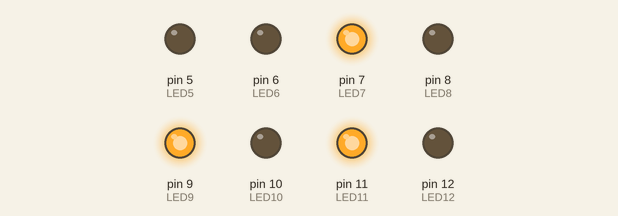
Recording of a sketch running on a simulated Arduino Uno, built with avr-gcc and run on an emulated ATmega328P. Shown: output pins drawn as LEDs (lit = HIGH).

Above: at 0.5 s.
At 8.0 s:
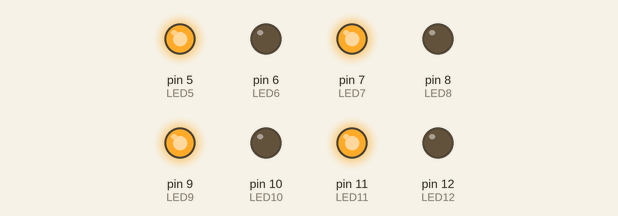
At 14.5 s:
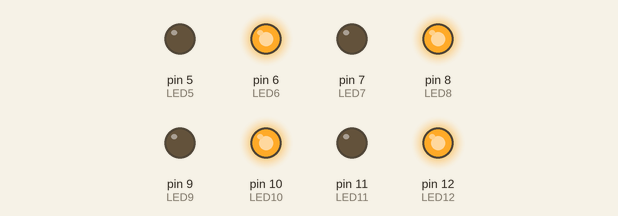
Timing chart, 0 to 16.9 s (numbered marks = the images above):
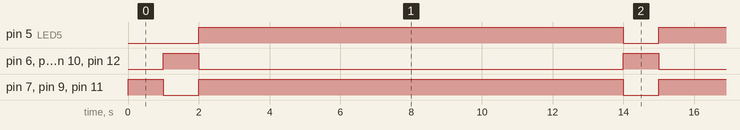

Measured:
- by itself, pin 5 (LED5): alternates HIGH for 12.0 s and LOW for 1.0 s
- by itself, pin 6 (LED6), pin 8 (LED8), pin 10 (LED10), pin 12 (LED12): alternates HIGH for 1.0 s and LOW for 12.0 s
- by itself, pin 7 (LED7), pin 9 (LED9), pin 11 (LED11): repeats every 13.0 s: LOW 1.0 s, HIGH 12.0 s

The sketch:

semafors.ino
```cpp
//********** VARIABLES ************************************************************
int LED5 = 5;                         // LED5 es el pin digital 5
int LED6 = 6;                         // LED6 es el pin digital 6
int LED7 = 7;                         // LED7 es el pin digital 7
int LED8 = 8;                         // LED8 es el pin digital 8
int LED9 = 9;                         // LED9 es el pin digital 9
int LED10 = 10;                       // LED10 es el pin digital 10
int LED11 = 11;                       // LED11 es el pin digital 11
int LED12 = 12;                       // LED12 es el pin digital 12

//********** SETUP ****************************************************************
void setup()
{                                     // S'executa un sol cop

  pinMode(LED5, OUTPUT);              // configura el pin 5 com a sortida
  pinMode(LED6, OUTPUT);              // configura el pin 6 com a sortida
  pinMode(LED7, OUTPUT);              // configura el pin 7 com a sortida
  pinMode(LED8, OUTPUT);              // configura el pin 8 com a sortida
  pinMode(LED9, OUTPUT);              // configura el pin 9 com a sortida
  pinMode(LED10, OUTPUT);             // configura el pin 10 com a sortida
  pinMode(LED11, OUTPUT);             // configura el pin 11 com a sortida
  pinMode(LED12, OUTPUT);             // configura el pin 12 com a sortida

}

//********** LOOP *****************************************************************
void loop()
{                                     // S'executa repetidament


  digitalWrite(LED7, HIGH);           // activa el LED3
  digitalWrite(LED8, LOW);           // activa el LED3
  digitalWrite(LED9, HIGH);           // activa el LED3
  digitalWrite(LED10, LOW);          // activa el LED3
  digitalWrite(LED11, HIGH);          // activa el LED3
  digitalWrite(LED12, LOW);          // activa el LED3

  delay(1000);                        // espera medio segundo

  digitalWrite(LED5, LOW);            // desactiva el LED3
  digitalWrite(LED6, HIGH);            // desactiva el LED3
  digitalWrite(LED7, LOW);            // desactiva el LED3
  digitalWrite(LED8, HIGH);            // desactiva el LED3
  digitalWrite(LED9, LOW);            // desactiva el LED3
  digitalWrite(LED10, HIGH);           // desactiva el LED3
  digitalWrite(LED11, LOW);           // desactiva el LED3
  digitalWrite(LED12, HIGH);           // desactiva el LED3

  delay(1000);                        // espera medio segundo


  digitalWrite(LED5, HIGH);           // activa el LED3
  digitalWrite(LED6, LOW);           // activa el LED3
  digitalWrite(LED7, HIGH);           // activa el LED3
  digitalWrite(LED8, LOW);           // activa el LED3
  digitalWrite(LED9, HIGH);           // activa el LED3
  digitalWrite(LED10, LOW);          // activa el LED3
  digitalWrite(LED11, HIGH);          // activa el LED3
  digitalWrite(LED12, LOW);          // activa el LED3

  delay(1000);

   digitalWrite(LED5, HIGH);           // activa el LED3
  digitalWrite(LED6, LOW);           // activa el LED3
  digitalWrite(LED7, HIGH);           // activa el LED3
  digitalWrite(LED8, LOW);           // activa el LED3
  digitalWrite(LED9, HIGH);           // activa el LED3
  digitalWrite(LED10, LOW);          // activa el LED3
  digitalWrite(LED11, HIGH);          // activa el LED3
  digitalWrite(LED12, LOW);          // activa el LED3

  delay(1000);

   digitalWrite(LED5, HIGH);           // activa el LED3
  digitalWrite(LED6, LOW);           // activa el LED3
  digitalWrite(LED7, HIGH);           // activa el LED3
  digitalWrite(LED8, LOW);           // activa el LED3
  digitalWrite(LED9, HIGH);           // activa el LED3
  digitalWrite(LED10, LOW);          // activa el LED3
  digitalWrite(LED11, HIGH);          // activa el LED3
  digitalWrite(LED12, LOW);          // activa el LED3

  delay(1000);

   digitalWrite(LED5, HIGH);           // activa el LED3
  digitalWrite(LED6, LOW);           // activa el LED3
  digitalWrite(LED7, HIGH);           // activa el LED3
  digitalWrite(LED8, LOW);           // activa el LED3
  digitalWrite(LED9, HIGH);           // activa el LED3
  digitalWrite(LED10, LOW);          // activa el LED3
  digitalWrite(LED11, HIGH);          // activa el LED3
  digitalWrite(LED12, LOW);          // activa el LED3

  delay(1000);

   digitalWrite(LED5, HIGH);           // activa el LED3
  digitalWrite(LED6, LOW);           // activa el LED3
  digitalWrite(LED7, HIGH);           // activa el LED3
  digitalWrite(LED8, LOW);           // activa el LED3
  digitalWrite(LED9, HIGH);           // activa el LED3
  digitalWrite(LED10, LOW);          // activa el LED3
  digitalWrite(LED11, HIGH);          // activa el LED3
  digitalWrite(LED12, LOW);          // activa el LED3

  delay(1000);

   digitalWrite(LED5, HIGH);           // activa el LED3
  digitalWrite(LED6, LOW);           // activa el LED3
  digitalWrite(LED7, HIGH);           // activa el LED3
  digitalWrite(LED8, LOW);           // activa el LED3
  digitalWrite(LED9, HIGH);           // activa el LED3
  digitalWrite(LED10, LOW);          // activa el LED3
  digitalWrite(LED11, HIGH);          // activa el LED3
  digitalWrite(LED12, LOW);          // activa el LED3

  delay(1000);

   digitalWrite(LED5, HIGH);           // activa el LED3
  digitalWrite(LED6, LOW);           // activa el LED3
  digitalWrite(LED7, HIGH);           // activa el LED3
  digitalWrite(LED8, LOW);           // activa el LED3
  digitalWrite(LED9, HIGH);           // activa el LED3
  digitalWrite(LED10, LOW);          // activa el LED3
  digitalWrite(LED11, HIGH);          // activa el LED3
  digitalWrite(LED12, LOW);          // activa el LED3

  delay(1000);

   digitalWrite(LED5, HIGH);           // activa el LED3
  digitalWrite(LED6, LOW);           // activa el LED3
  digitalWrite(LED7, HIGH);           // activa el LED3
  digitalWrite(LED8, LOW);           // activa el LED3
  digitalWrite(LED9, HIGH);           // activa el LED3
  digitalWrite(LED10, LOW);          // activa el LED3
  digitalWrite(LED11, HIGH);          // activa el LED3
  digitalWrite(LED12, LOW);          // activa el LED3

  delay(1000);

   digitalWrite(LED5, HIGH);           // activa el LED3
  digitalWrite(LED6, LOW);           // activa el LED3
  digitalWrite(LED7, HIGH);           // activa el LED3
  digitalWrite(LED8, LOW);           // activa el LED3
  digitalWrite(LED9, HIGH);           // activa el LED3
  digitalWrite(LED10, LOW);          // activa el LED3
  digitalWrite(LED11, HIGH);          // activa el LED3
  digitalWrite(LED12, LOW);          // activa el LED3

  delay(1000);

   digitalWrite(LED5, HIGH);           // activa el LED3
  digitalWrite(LED6, LOW);           // activa el LED3
  digitalWrite(LED7, HIGH);           // activa el LED3
  digitalWrite(LED8, LOW);           // activa el LED3
  digitalWrite(LED9, HIGH);           // activa el LED3
  digitalWrite(LED10, LOW);          // activa el LED3
  digitalWrite(LED11, HIGH);          // activa el LED3
  digitalWrite(LED12, LOW);          // activa el LED3

  delay(1000);

   digitalWrite(LED5, HIGH);           // activa el LED3
  digitalWrite(LED6, LOW);           // activa el LED3
  digitalWrite(LED7, HIGH);           // activa el LED3
  digitalWrite(LED8, LOW);           // activa el LED3
  digitalWrite(LED9, HIGH);           // activa el LED3
  digitalWrite(LED10, LOW);          // activa el LED3
  digitalWrite(LED11, HIGH);          // activa el LED3
  digitalWrite(LED12, LOW);          // activa el LED3

  delay(1000);
}
```
